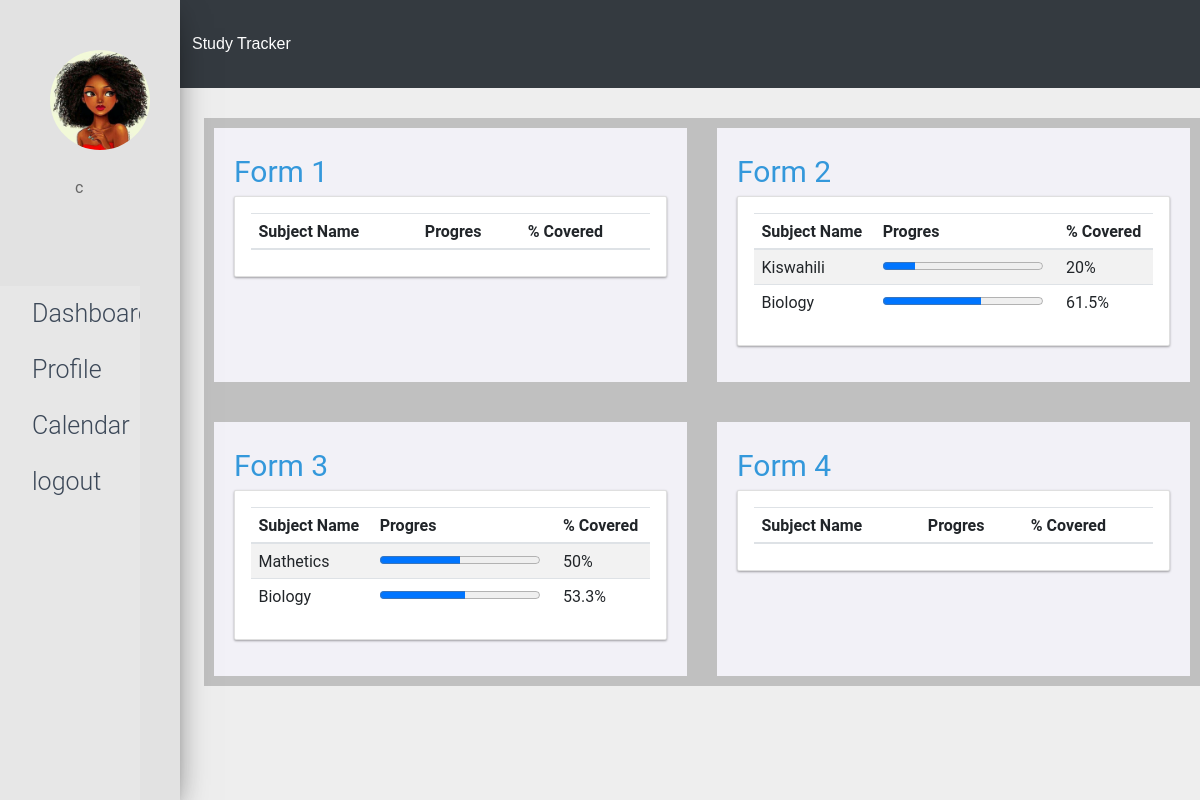
/index.php?name=dashboard (signed in), run on the app's committed database.
### tables this page shows
CREATE TABLE `st_class_progress` (
  `ID` int(100) NOT NULL,
  `Subject_name` varchar(100) NOT NULL,
  `class` varchar(100) NOT NULL,
  `Number_of_units_completed` int(100) NOT NULL DEFAULT 0,
  `Total_Units` int(100) NOT NULL DEFAULT 10,
  `Class_teacher` varchar(256) NOT NULL,
  `number_of_students` int(100) NOT NULL,
  `subject_gpa` int(10) NOT NULL
);

### db.php (called while the page is built, shortened)
<?php
class DB {
    function __construct() {
        $dbhost = 'localhost';
        $dbuname = 'root';
        $dbpass = '';
        $dbname = 'Study-Tracker';
        $this->_dbconn = mysqli_connect($dbhost, $dbuname, $dbpass, $dbname);
    }
}

### appform.php (called while the page is built, shortened)
<?php
include 'db.php';
class App extends DB {
    function DashboardStats($session, $class){
        $query = "SELECT * FROM st_class_progress WHERE class=".$class;
        $result = mysqli_query($this->_dbconn, $query)or die(mysqli_errno());
        $row = mysqli_fetch_all($result, MYSQLI_ASSOC);
        return $row;
    }
}
?>

### dashboard.php (the view, shortened to what this page needs)
<?php
    include 'appform.php';
    $newapp = new App();
    $form2 = $newapp->DashboardStats($_SESSION, 2);
    $form3 = $newapp->DashboardStats($_SESSION, 3);
?>
<div class = "main-body">
    <div class="grid-container ">
        <div class="grid-item">
            <div class = "heading" >
            <a href="<?php echo'index.php?name=results&class=1'; ?>"><i class="fa"></i> Form 1</a>
            </div>
            <div class="card radius shadowDepth1">
                <div class="card__content card__padding">
                    <article class="card__article">
                        <div class="row">
                            <div class="col-lg-12">
                                <section class="panel">
                                    <table class="table table-striped table-advance table-hover">
                                        <thead>
                                            <tr>
                                                <th>Subject Name</th>
                                                <th>Progres</th>
                                                <th>% Covered</th>
                                            </tr>
                                        </thead>
                                    </table>
                                </section>
                            </div>
                        </div>
                    </article>
                </div>
            </div>
        </div>
        <div class="grid-item">
            <div class = "heading" >
            <a href="<?php echo'index.php?name=results&class=2'; ?>"><i class="fa"></i> Form 2</a>
            </div>
            <div class="card radius shadowDepth1">
                <div class="card__content card__padding">
                    <article class="card__article">
                        <div class="row">
                            <div class="col-lg-12">
                                <section class="panel">
                                    <table class="table table-striped table-advance table-hover">
                                        <thead>
                                            <tr>
                                                <th>Subject Name</th>
                                                <th>Progres</th>
                                                <th>% Covered</th>
                                            </tr>
                                        </thead>
                                        <tbody>
                                            <?php foreach ($form2 as $key => $value): ?>
                                                <tr>
                                                    <?php $current= $value['Total_Units']; $total = $value['Number_of_units_completed']; $percent2 = round(($total/$current )*100,1); ?>
                                                    <div class="row">
                                                    <td><?php echo $value['Subject_name'];?> </td>
                                                    <td><progress value='<?php  echo $percent2;?>' max="100">10%</progress> </td>
                                                    <td><?php echo $percent2; echo'%';?> </td>
                                                </tr>
                                            <?php endforeach; ?>
                                        </tbody>
                                    </table>
                                </section>
                            </div>
                        </div>
                    </article>
                </div>
            </div>
        </div>
        <div class="grid-item">
            <div class = "heading" >
                <a href="<?php echo'index.php?name=results&class=3'; ?>"><i class="fa"></i> Form 3</a>
            </div>
                <div class="card radius shadowDepth1">
                    <div class="card__content card__padding">
                        <article class="card__article">
                            <div class="row">
                                <div class="col-lg-12">
                                    <section class="panel">
                                        <table class="table table-striped table-advance table-hover">
                                            <thead>
                                                <tr>
                                                    <th>Subject Name</th>
                                                    <th>Progres</th>
                                                    <th>% Covered</th>
                                                </tr>
                                            </thead>
                                            <tbody>
                                                <?php foreach ($form3 as $key => $value): ?>
                                                    <tr>
                                                        <?php $current= $value['Total_Units']; $total = $value['Number_of_units_completed']; $percent3 = round(($total/$current )*100,1); ?>
                                                        <div class="row">
                                                        <td><?php echo $value['Subject_name'];?> </td>
                                                        <td><progress value='<?php  echo $percent3;?>' max="100">10%</progress> </td>
                                                        <td><?php echo $percent3; echo'%';?> </td>
                                                    </tr>
                                                <?php endforeach; ?>
                                            </tbody>
                                        </table>
                                    </section>
                                </div>
                            </div>
                        </article>
                    </div>
                </div>
        </div>
        <div class="grid-item">
            <div class = "heading" >
                <a href="<?php echo'index.php?name=results&class=4'; ?>"><i class="fa"></i> Form 4</a>
                </div>
                <div class="card radius shadowDepth1">
                    <div class="card__content card__padding">
                        <article class="card__article">
                            <div class="row">
                                <div class="col-lg-12">
                                    <section class="panel">
                                        <table class="table table-striped table-advance table-hover">
                                            <thead>
                                                <tr>
                                                    <th>Subject Name</th>
                                                    <th>Progres</th>
                                                    <th>% Covered</th>
                                                </tr>
                                            </thead>
                                        </table>
                                    </section>
                                </div>
                            </div>
                        </article>
                    </div>
                </div>
            </div>
        </div>
    </div>

### css/style.css (style rules this page uses)
.main-body { padding-left: 17%; padding-top: 2.5%; }

### css/cards.css (style rules this page uses)
.grid-container { display: grid; grid-template-columns: auto auto ; background-color: #C0C0C0; padding: 10px; grid-column-gap: 30px; grid-row-gap: 40px; }
.grid-item { background-color: #f2f1f7; border: #20362A; padding: 20px; font-size: 30px; text-align: left; }
*, *:after, *:before { margin: 0; padding: 0; box-sizing: border-box; }
a { text-decoration: none; color: #3498db; }
.radius { border-radius: 2px; }
.shadowDepth1 { box-shadow: 0 1px 3px rgba(0,0,0, 0.12), 0 1px 2px rgba(0,0,0, 0.24); }
.card { background-color: #fff; margin-bottom: 1.6rem; }
.card__padding { padding: 1.6rem; }
.card__content { position: relative; }

### data on the page
st_class_progress: Subject_name "Kiswahili", percent2 "20"
st_class_progress: Subject_name "Biology", percent2 "61.5"
st_class_progress: Subject_name "Mathetics", percent3 "50"
st_class_progress: Subject_name "Biology", percent3 "53.3"

### other printed values
$_SESSION['username'] "c"
